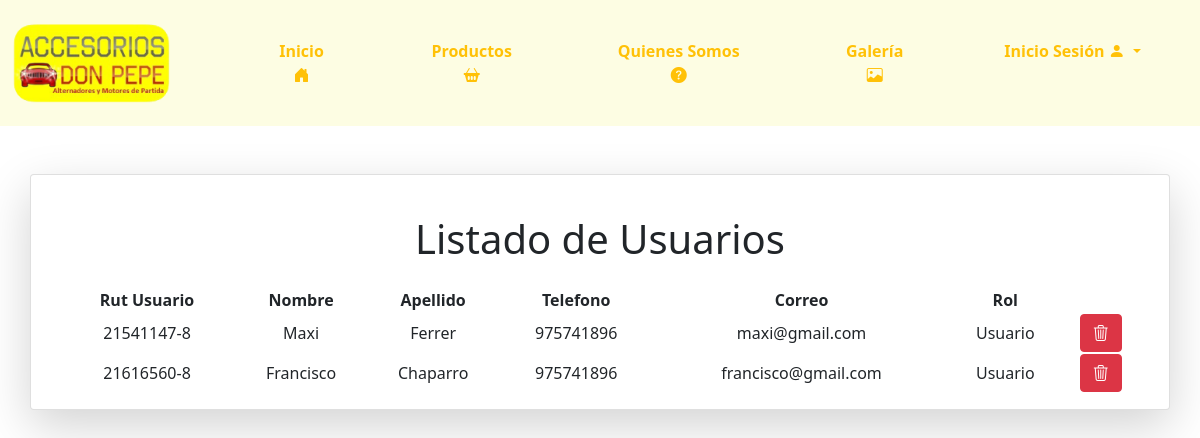
/listausuarios/, run on an earlier commit of the app's database.
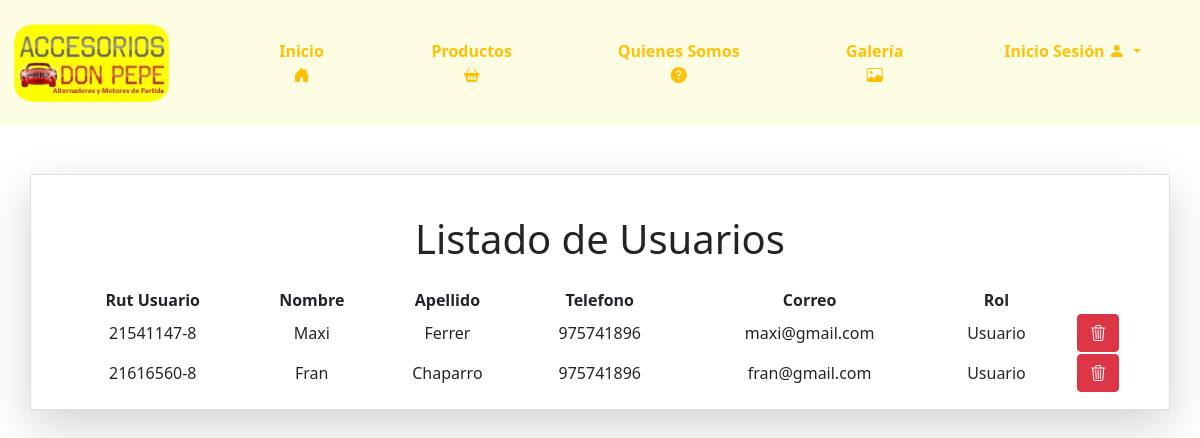
And on a later commit of the database.
### core/models.py (models this page shows, shortened)
class Usuario(models.Model):
    rut                 = models.CharField(primary_key=True,max_length=10)
    nombre              = models.CharField(max_length=20)
    apellido            = models.CharField(max_length=20)
    telefono            = models.CharField(max_length=9)
    correo               = models.EmailField(unique=True,max_length=100, blank=True, null=True)
    clave          = models.CharField(max_length=30)
    rol = models.ForeignKey(Rol,on_delete=models.CASCADE)

class Rol(models.Model):
    idRol = models.AutoField(primary_key=True)
    nombreRol = models.CharField(max_length=20)
    def __str__(self) -> str:
        return self.nombreRol

### core/views.py (the view)
# urls.py: path('listausuarios/', listausuarios, name="listausuarios"),
def listausuarios(request):
    usuariosListado = Usuario.objects.exclude(rut=None).exclude(rut='').all()
    contexto = {
        "usuarios": usuariosListado
    }
    return render(request, 'core/listausuarios.html', contexto)

### core/templates/core/listausuarios.html (shortened to what the changed rows need)
{% load static %}
<!DOCTYPE html>
<html lang="es">
<head>
    <link href="https://cdnjs.cloudflare.com/ajax/libs/font-awesome/6.0.0-beta3/css/all.min.css" rel="stylesheet">
    <link href="https://cdn.jsdelivr.net/npm/bootstrap@5.0.2/dist/css/bootstrap.min.css" rel="stylesheet">
    <link type="text/css" rel="stylesheet" href="{% static 'css/listausuarios.css' %}">
    <link href="https://cdn.jsdelivr.net/npm/bootstrap-icons/font/bootstrap-icons.css" rel="stylesheet">
</head>
<body>
    <div class="container my-5">
        <div class="row">
            <div class="card shadow-lg">
                <div class="card-body">
                    <br>
                    <h1 class="text-center mb-4">Listado de Usuarios</h1>
                    <table class="col-md-12 col-xl-12" >
                        <thead>
                            <tr style="text-align: center;">
                                <th>Rut Usuario</th>
                                <th>Nombre</th>
                                <th>Apellido</th>
                                <th>Telefono</th>
                                <th>Correo</th>
                                <th>Rol</th>
                            </tr>
                        </thead>
                        <tbody>
                            {% for m in usuarios %}
                            <tr style="text-align: center;">
                                <td>{{ m.rut }}</td>
                                <td>{{ m.nombre }}</td>
                                <td>{{ m.apellido }}</td>
                                <td>{{ m.telefono }}</td>
                                <td>{{ m.correo }}</td>
                                <td>{{ m.rol }}</td>
                                <td>
                                    <a href="{% url 'borrarperfil' m.rut %}" class="btn btn-danger"><i class="bi bi-trash3"></i></a>
                                </td>
                            </tr>
                            {% endfor %}
                        </tbody>
                </div>
            </div>
        </div>
    </div>
</body>
</html>

What changed in the data, as far as the page shows it:
changed Usuario "Chaparro": nombre "Francisco" → "Fran"; correo "francisco@gmail.com" → "fran@gmail.com"
